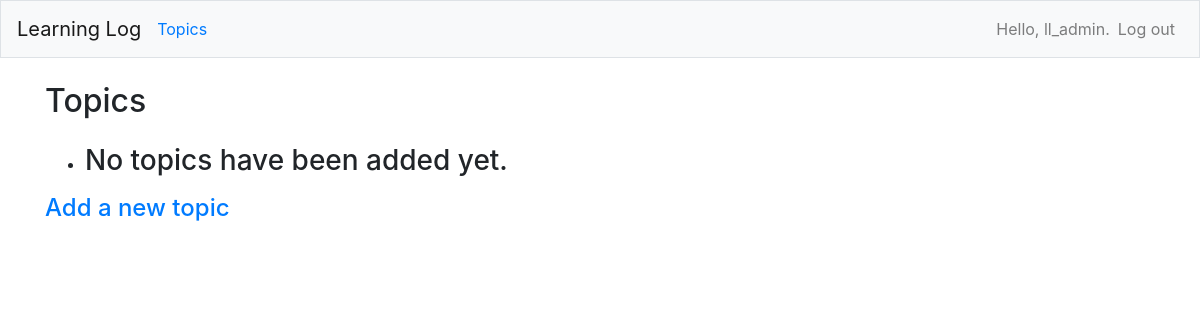
Page /topics/ (signed in) on the earlier database version.
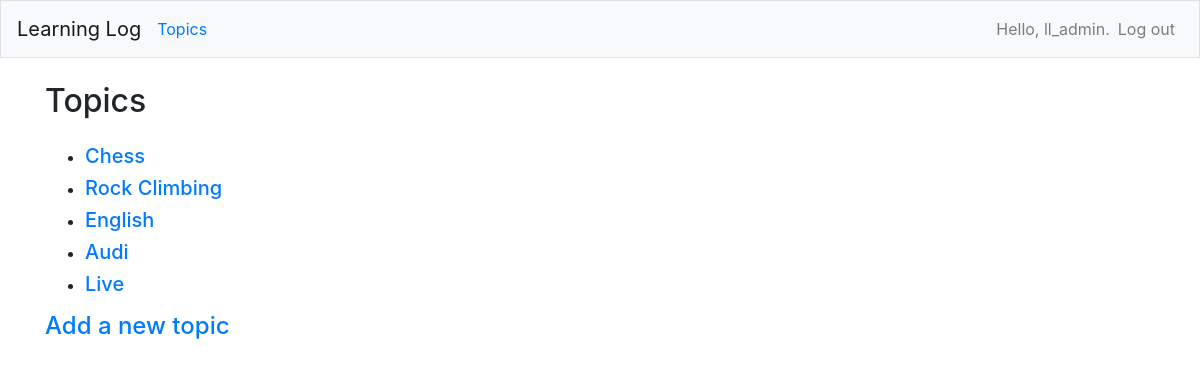
Same page on the later database version.
### learning_logs/models.py (models this page shows)
class Topic(models.Model):
    text = models.CharField(max_length=200)
    date_added = models.DateTimeField(auto_now_add=True)
    owner = models.ForeignKey(User, on_delete=models.CASCADE)
    def __str__(self):
        return self.text

### learning_logs/views.py (the view)
# urls.py: path('topics/', views.topics, name='topics'),
@login_required
def topics(request):
    topics = Topic.objects.filter(owner=request.user).order_by('date_added')
    context = {'topics': topics}
    return render(request, 'learning_logs/topics.html', context)

### learning_logs/templates/learning_logs/topics.html
{% extends "learning_logs/base.html" %}
{% block page_header %}
    <h2>Topics</h2>
{% endblock page_header %}
{% block content %}
    <ul>
        {% for topic in topics %}
            <li><h5>
                <a href="{% url 'learning_logs:topic' topic.id %}">{{topic}}</a>
            </h5></li>
        {% empty %}
            <li><h3>No topics have been added yet.</h3></li>
        {% endfor %}
    </ul>
    <h4><a href="{% url 'learning_logs:new_topic' %}">Add a new topic</a></h4>
{% endblock content %}

Differences in the rows shown:
now on this page (row edited): Topic: text "Chess"
now on this page (row edited): Topic: text "Rock Climbing"
now on this page (row edited): Topic: text "English"
now on this page (row edited): Topic: text "Audi"
now on this page (row edited): Topic: text "Live"
Other differences:
text no longer shown: "No topics have been added yet."
